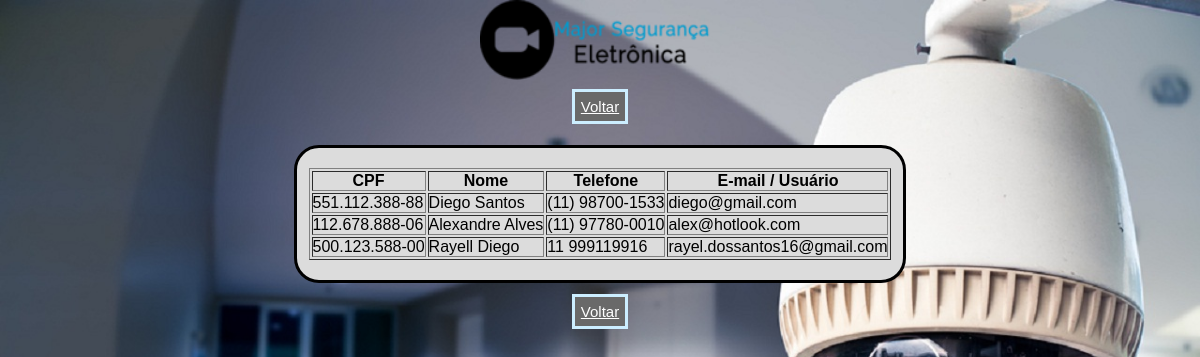
Screenshot of /sist.web/registre_pess.php with the database file from the repository.
### tables this page shows
CREATE TABLE IF NOT EXISTS `registre_pessoa` (
  `CPF` char(14) NOT NULL,
  `nome` varchar(60) NOT NULL,
  `telefone` char(15) NOT NULL,
  `email` varchar(100) NOT NULL,
  `senha` varchar(255) DEFAULT NULL,
  `conf_senha` varchar(255) DEFAULT NULL,
  PRIMARY KEY (`CPF`)
);

### sist.web/registre_pess.php (the view, shortened to what this page needs)
<html lang="pt-br">
    <head>
    <link rel="stylesheet" type="text/css" href="estilo.css">
    </head>
    <body>
        <div id="menu">
            <center><div <a href="index.html"><img src="imagens/logoex.png" width="240" height="80"></a></div><br>
            <a id="pag" href="home.html">Voltar</a></center>
        </div>
    </body>
</html>
<?php
echo '<link rel="stylesheet" type="text/css" href="estilophp.css">';
echo '<body>';
include "conexao.php";
    try
    {
        $Comando=$conexao->prepare("SELECT * FROM registre_pessoa");
        if($Comando->execute())
        {
            echo '<center>';
            echo '<div id=tab>';
            echo '<table border=1>';
            echo '<th> CPF </th>';
            echo '<th> Nome </th>';
            echo '<th> Telefone </th>';
            echo '<th> E-mail / Usuário </th>';
            while ($linha=$Comando->fetch(PDO::FETCH_OBJ))
            {
                echo '<tr>';
                    echo '<td>'.$linha->CPF.'</td>';
                    echo '<td>'.$linha->nome.'</td>';
                    echo '<td>'.$linha->telefone.'</td>';
                    echo '<td>'.$linha->email.'</td>';
                echo '</tr>';
            }
            echo '</table>';
            echo '</div>';
            echo '</center>';
        }
        else
        {
            echo "<script>alert('Não foi possível completar a consulta!')</script>";
            echo ('<meta http-equiv="refresh"content=0;"home.html">');
        }
    }
    catch (PDOException $erro)
    {
        echo "Erro:".$erro->getMessage();
    }
    echo '</body>';
?>
<html>
            <center><a id="pag" href="home.html">Voltar</a></center>
            <br>
</html>

### sist.web/estilo.css (style rules this page uses)
* { margin: 0; padding: 0; }
body { font-size: 1em; font-family: "Trebuche MV", Helvetica, sans-serif; background-image: url(imagens/back.jpeg); background-repeat: no-repeat; background-size: 100% 100%; background-attachment: fixed; }
#pag { background-color:#696969; color: white; font-size: 15; padding: 6px; border-style: solid; border-color:#cceeff; width: 100px; height: 20px; }

### sist.web/estilophp.css (style rules this page uses)
* { margin: 0; padding: 0; }
body { font-size: 1rem; font-family: "Trebuche MV", Helvetica, sans-serif; background-image: url(imagens/back.jpeg); background-repeat: no-repeat; background-size: 100% 100%; background-attachment: fixed; }
#tab { background-color: gainsboro; display: inline-flex; padding: 20px 12px 20px 12px; margin-top: 30px; margin-left: 250px; margin-right: 250px; margin-bottom: 20px; border-style: solid; border-radius: 25px; }

### rows the page displays
registre_pessoa: CPF "551.112.388-88", nome "Diego Santos", telefone "(11) 98700-1533", email "diego@gmail.com"
registre_pessoa: CPF "112.678.888-06", nome "Alexandre Alves", telefone "(11) 97780-0010", email "alex@hotlook.com"
registre_pessoa: CPF "500.123.588-00", nome "Rayell Diego", telefone "11 999119916", email "rayel.dossantos16@gmail.com"
